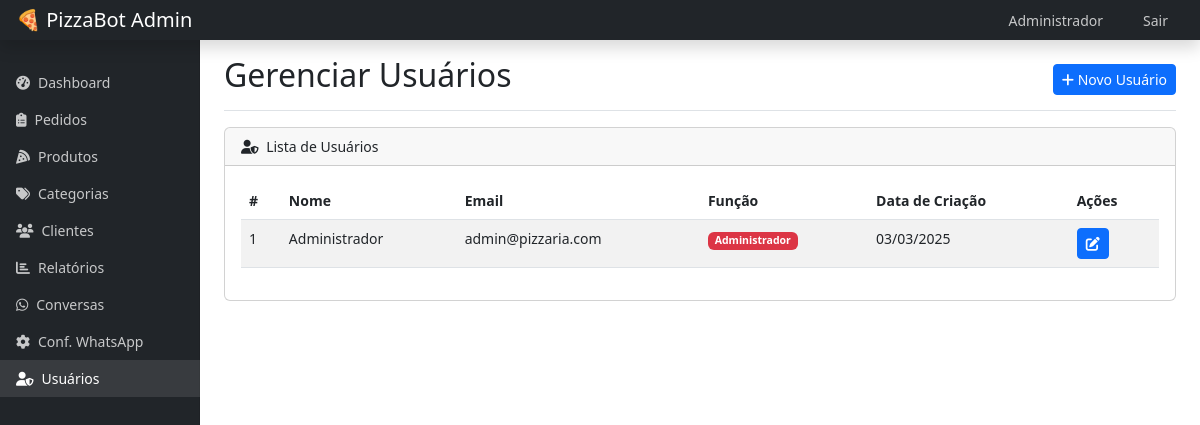
The app's page /admin/users (signed in) with its own data.
### models.py (models this page shows)
class User(db.Model, UserMixin):
    id = db.Column(db.Integer, primary_key=True)
    name = db.Column(db.String(100), nullable=False)
    email = db.Column(db.String(100), unique=True, nullable=False)
    password = db.Column(db.String(200), nullable=False)
    role = db.Column(db.String(20), default='staff')  # admin, staff
    created_at = db.Column(db.DateTime, default=datetime.utcnow)

### routes/admin.py (the view)
@admin_bp.route('/users')
@login_required
def users():
    if current_user.role != 'admin':
        flash('Acesso negado. Apenas administradores podem gerenciar usuários.', 'danger')
        return redirect(url_for('admin_bp.dashboard'))
    users = User.query.all()
    return render_template('admin/users.html', users=users, current_user=current_user)

### app.py (called while the page is built)
@login_manager.user_loader
def load_user(user_id):
    return User.query.get(int(user_id))

### templates/admin/users.html (shortened to what this page needs)
{% extends 'admin/base.html' %}
{% block content %}
<div class="d-flex justify-content-between flex-wrap flex-md-nowrap align-items-center pt-3 pb-2 mb-3 border-bottom">
    <h1 class="h2">Gerenciar Usuários</h1>
    <div class="btn-toolbar mb-2 mb-md-0">
        <button type="button" class="btn btn-sm btn-primary" data-bs-toggle="modal" data-bs-target="#addUserModal">
            <i class="fas fa-plus"></i> Novo Usuário
        </button>
    </div>
</div>
<div class="card mb-4">
    <div class="card-header">
        <i class="fas fa-user-shield me-1"></i>
        Lista de Usuários
    </div>
    <div class="card-body">
        <div class="table-responsive">
            <table class="table table-striped table-hover">
                <thead>
                    <tr>
                        <th>#</th>
                        <th>Nome</th>
                        <th>Email</th>
                        <th>Função</th>
                        <th>Data de Criação</th>
                        <th>Ações</th>
                    </tr>
                </thead>
                <tbody>
                    {% for user in users %}
                    <tr>
                        <td>{{ user.id }}</td>
                        <td>{{ user.name }}</td>
                        <td>{{ user.email }}</td>
                        <td>
                            {% if user.role == 'admin' %}
                                <span class="badge bg-danger">Administrador</span>
                            {% else %}
                                <span class="badge bg-primary">Funcionário</span>
                            {% endif %}
                        </td>
                        <td>{{ user.created_at.strftime('%d/%m/%Y') }}</td>
                        <td>
                            <button class="btn btn-sm btn-primary" data-bs-toggle="modal" data-bs-target="#editUserModal{{ user.id }}">
                                <i class="fas fa-edit"></i>
                            </button>
                        </td>
                    </tr>
                    {% endfor %}
                </tbody>
            </table>
        </div>
    </div>
</div>
{% endblock %}

### templates/admin/base.html (shortened to what this page needs)
<!DOCTYPE html>
<html lang="pt-BR">
<head>
    <link href="https://cdn.jsdelivr.net/npm/bootstrap@5.3.0-alpha1/dist/css/bootstrap.min.css" rel="stylesheet">
    <link rel="stylesheet" href="https://cdnjs.cloudflare.com/ajax/libs/font-awesome/6.4.0/css/all.min.css">
</head>
<body>
    <nav class="navbar navbar-dark sticky-top bg-dark flex-md-nowrap p-0 shadow">
        <a class="navbar-brand col-md-3 col-lg-2 mr-0 px-3" href="#">🍕 PizzaBot Admin</a>
        <ul class="navbar-nav px-3 d-flex flex-row">
            <li class="nav-item text-nowrap me-2">
                <span class="nav-link">{{ current_user.name }}</span>
            </li>
            <li class="nav-item text-nowrap">
                <a class="nav-link" href="{{ url_for('logout') }}">Sair</a>
            </li>
        </ul>
    </nav>
    <div class="container-fluid">
        <div class="row">
            <nav id="sidebarMenu" class="col-md-3 col-lg-2 d-md-block bg-dark sidebar collapse">
                <div class="sidebar-sticky pt-3">
                    <ul class="nav flex-column">
                        <li class="nav-item">
                            <a class="nav-link {% if request.endpoint == 'admin_bp.dashboard' %}active{% endif %}" href="{{ url_for('admin_bp.dashboard') }}">
                                <i class="fas fa-tachometer-alt me-2"></i>Dashboard
                            </a>
                        </li>
                        <li class="nav-item">
                            <a class="nav-link {% if request.endpoint == 'admin_bp.orders' %}active{% endif %}" href="{{ url_for('admin_bp.orders') }}">
                                <i class="fas fa-clipboard-list me-2"></i>Pedidos
                            </a>
                        </li>
                        <li class="nav-item">
                            <a class="nav-link {% if request.endpoint == 'admin_bp.products' %}active{% endif %}" href="{{ url_for('admin_bp.products') }}">
                                <i class="fas fa-pizza-slice me-2"></i>Produtos
                            </a>
                        </li>
                        <li class="nav-item">
                            <a class="nav-link {% if request.endpoint == 'admin_bp.categories' %}active{% endif %}" href="{{ url_for('admin_bp.categories') }}">
                                <i class="fas fa-tags me-2"></i>Categorias
                            </a>
                        </li>
                        <li class="nav-item">
                            <a class="nav-link {% if request.endpoint == 'admin_bp.customers' %}active{% endif %}" href="{{ url_for('admin_bp.customers') }}">
                                <i class="fas fa-users me-2"></i>Clientes
                            </a>
                        </li>
                        <li class="nav-item">
                            <a class="nav-link {% if request.endpoint == 'admin_bp.reports' %}active{% endif %}" href="{{ url_for('admin_bp.reports') }}">
                                <i class="fas fa-chart-bar me-2"></i>Relatórios
                            </a>
                        </li>
                        <li class="nav-item">
                            <a class="nav-link {% if request.endpoint == 'whatsapp_bp.conversations' %}active{% endif %}" href="{{ url_for('whatsapp_bp.conversations') }}">
                                <i class="fab fa-whatsapp me-2"></i>Conversas
                            </a>
                        </li>
                        <li class="nav-item">
                            <a class="nav-link {% if request.endpoint == 'whatsapp_bp.whatsapp_settings' %}active{% endif %}" href="{{ url_for('whatsapp_bp.whatsapp_settings') }}">
                                <i class="fas fa-cog me-2"></i>Conf. WhatsApp
                            </a>
                        </li>
                        {% if current_user.role == 'admin' %}
                        <li class="nav-item">
                            <a class="nav-link {% if request.endpoint == 'admin_bp.users' %}active{% endif %}" href="{{ url_for('admin_bp.users') }}">
                                <i class="fas fa-user-shield me-2"></i>Usuários
                            </a>
                        </li>
                        {% endif %}
                    </ul>
                </div>
            </nav>
            <main role="main" class="col-md-9 ml-sm-auto col-lg-10 px-md-4 content-wrapper main-content">
                {% block content %}{% endblock %}
            </main>
        </div>
    </div>
</body>
</html>

### templates/admin/base.html (style rules this page uses)
body { font-size: .875rem; }
.sidebar { position: fixed; top: 0; bottom: 0; left: 0; z-index: 100; padding: 48px 0 0; box-shadow: inset -1px 0 0 rgba(0, 0, 0, .1); background-color: #343a40; }
.sidebar-sticky { position: relative; top: 0; height: calc(100vh - 48px); padding-top: .5rem; overflow-x: hidden; overflow-y: auto; }
.nav-link { font-weight: 500; color: rgba(255, 255, 255, .75); padding: 0.5rem 1rem; }
.nav-link.active { color: #fff; background-color: rgba(255, 255, 255, .1); }
@media (min-width: 768px) { .main-content { margin-left: 16.666667%; } }
@media (min-width: 768px) { .sidebar { width: 16.666667%; } }

### records on screen
User: name "Administrador", id "1", email "admin@pizzaria.com", role "Administrador", created_at "03/03/2025"
